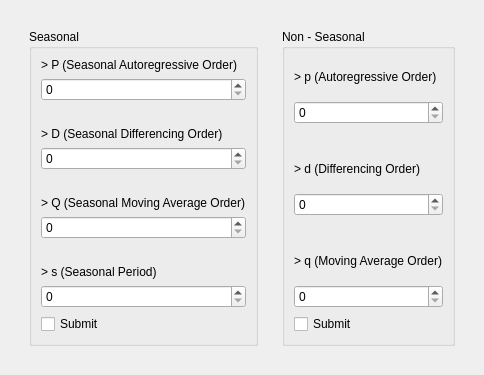
              <widget class="QWidget" name="initial_ARIMA">
               <attribute name="title">
                <string>ARIMA</string>
               </attribute>
               <layout class="QVBoxLayout" name="verticalLayout_28">
                <item>
                 <widget class="QWidget" name="initial_ARIMA_Container" native="true">
                  <layout class="QHBoxLayout" name="horizontalLayout_20">
                   <item>
                    <widget class="QWidget" name="initial_ARIMA_Container_3" native="true">
                     <layout class="QVBoxLayout" name="verticalLayout_30">
                      <item>
                       <widget class="QGroupBox" name="groupBox_15">
                        <property name="title">
                         <string>Seasonal</string>
                        </property>
                        <layout class="QGridLayout" name="gridLayout_18">
                         <item row="0" column="0">
                          <layout class="QVBoxLayout" name="verticalLayout_26">
                           <item>
                            <widget class="QLabel" name="label_34">
                             <property name="text">
                              <string>&gt; P (Seasonal Autoregressive Order)</string>
                             </property>
                            </widget>
                           </item>
                           <item>
                            <widget class="QSpinBox" name="Param_initial_value_ARIMA_Seasonal_P"/>
                           </item>
                           <item>
                            <spacer name="horizontalSpacer_16">
                             <property name="orientation">
                              <enum>Qt::Orientation::Horizontal</enum>
                             </property>
                             <property name="sizeHint" stdset="0">
                              <size>
                               <width>40</width>
                               <height>20</height>
                              </size>
                             </property>
                            </spacer>
                           </item>
                           <item>
                            <widget class="QLabel" name="label_36">
                             <property name="text">
                              <string>&gt; D (Seasonal Differencing Order)</string>
                             </property>
                            </widget>
                           </item>
                           <item>
                            <widget class="QSpinBox" name="Param_initial_value_ARIMA_Seasonal_D"/>
                           </item>
                           <item>
                            <spacer name="horizontalSpacer_17">
                             <property name="orientation">
                              <enum>Qt::Orientation::Horizontal</enum>
                             </property>
                             <property name="sizeHint" stdset="0">
                              <size>
                               <width>40</width>
                               <height>20</height>
                              </size>
                             </property>
                            </spacer>
                           </item>
                           <item>
                            <widget class="QLabel" name="label_37">
                             <property name="text">
                              <string>&gt; Q (Seasonal Moving Average Order)</string>
                             </property>
                            </widget>
                           </item>
                           <item>
                            <widget class="QSpinBox" name="Param_initial_value_ARIMA_Seasonal_Q"/>
                           </item>
                           <item>
                            <spacer name="horizontalSpacer_18">
                             <property name="orientation">
                              <enum>Qt::Orientation::Horizontal</enum>
                             </property>
                             <property name="sizeHint" stdset="0">
                              <size>
                               <width>40</width>
                               <height>20</height>
                              </size>
                             </property>
                            </spacer>
                           </item>
                           <item>
                            <widget class="QLabel" name="label_38">
                             <property name="text">
                              <string>&gt; s (Seasonal Period)</string>
                             </property>
                            </widget>
                           </item>
                           <item>
                            <widget class="QSpinBox" name="Param_initial_value_ARIMA_Seasonal_s"/>
                           </item>
                          </layout>
                         </item>
                         <item row="1" column="0">
                          <widget class="QCheckBox" name="Param_Status_Submit_ARIMA_seasonal">
                           <property name="enabled">
                            <bool>true</bool>
                           </property>
                           <property name="text">
                            <string>Submit</string>
                           </property>
                          </widget>
                         </item>
                        </layout>
                       </widget>
                      </item>
                     </layout>
                    </widget>
                   </item>
                   <item>
                    <widget class="QWidget" name="initial_ARIMA_Container_2" native="true">
                     <layout class="QVBoxLayout" name="verticalLayout_29">
                      <item>
                       <widget class="QGroupBox" name="groupBox_22">
                        <property name="title">
                         <string>Non - Seasonal</string>
                        </property>
                        <layout class="QGridLayout" name="gridLayout_19">
                         <item row="0" column="0">
                          <layout class="QVBoxLayout" name="verticalLayout_25">
                           <item>
                            <widget class="QLabel" name="label_28">
                             <property name="text">
                              <string>&gt; p (Autoregressive Order)</string>
                             </property>
                            </widget>
                           </item>
                           <item>
                            <widget class="QSpinBox" name="Param_initial_value_ARIMA_nonSeasonal_p"/>
                           </item>
                           <item>
                            <spacer name="horizontalSpacer_14">
                             <property name="orientation">
                              <enum>Qt::Orientation::Horizontal</enum>
                             </property>
                             <property name="sizeHint" stdset="0">
                              <size>
                               <width>40</width>
                               <height>20</height>
                              </size>
                             </property>
                            </spacer>
                           </item>
                           <item>
                            <widget class="QLabel" name="label_32">
                             <property name="text">
                              <string>&gt; d (Differencing Order)</string>
                             </property>
                            </widget>
                           </item>
                           <item>
                            <widget class="QSpinBox" name="Param_initial_value_ARIMA_nonSeasonal_d"/>
                           </item>
                           <item>
                            <spacer name="horizontalSpacer_15">
                             <property name="orientation">
                              <enum>Qt::Orientation::Horizontal</enum>
                             </property>
                             <property name="sizeHint" stdset="0">
                              <size>
                               <width>40</width>
                               <height>20</height>
                              </size>
                             </property>
                            </spacer>
                           </item>
                           <item>
                            <widget class="QLabel" name="label_33">
                             <property name="text">
                              <string>&gt; q (Moving Average Order)</string>
                             </property>
                            </widget>
                           </item>
                           <item>
                            <widget class="QSpinBox" name="Param_initial_value_ARIMA_nonSeasonal_q"/>
                           </item>
                          </layout>
                         </item>
                         <item row="1" column="0">
                          <widget class="QCheckBox" name="Param_Status_Submit_ARIMA_nonseasonal">
                           <property name="text">
                            <string>Submit</string>
                           </property>
                          </widget>
                         </item>
                        </layout>
                       </widget>
                      </item>
                     </layout>
                    </widget>
                   </item>
                  </layout>
                 </widget>
                </item>
               </layout>
              </widget>
